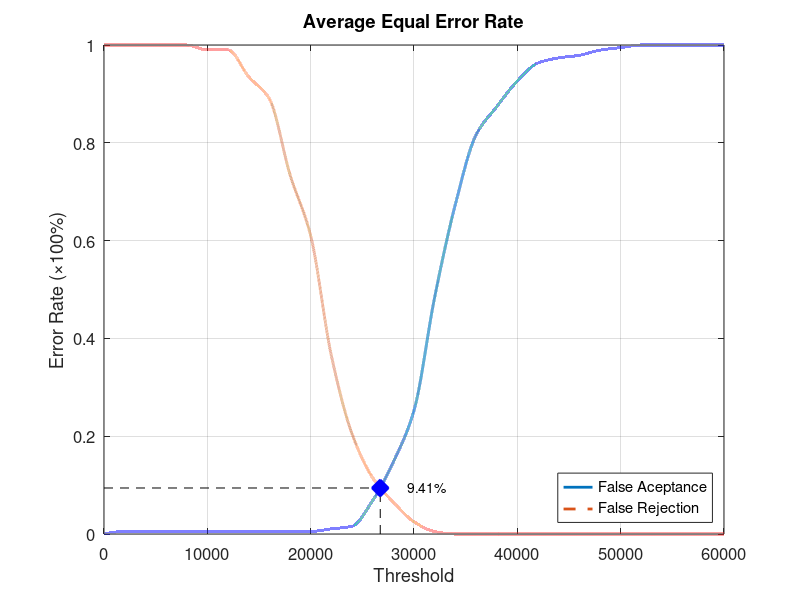
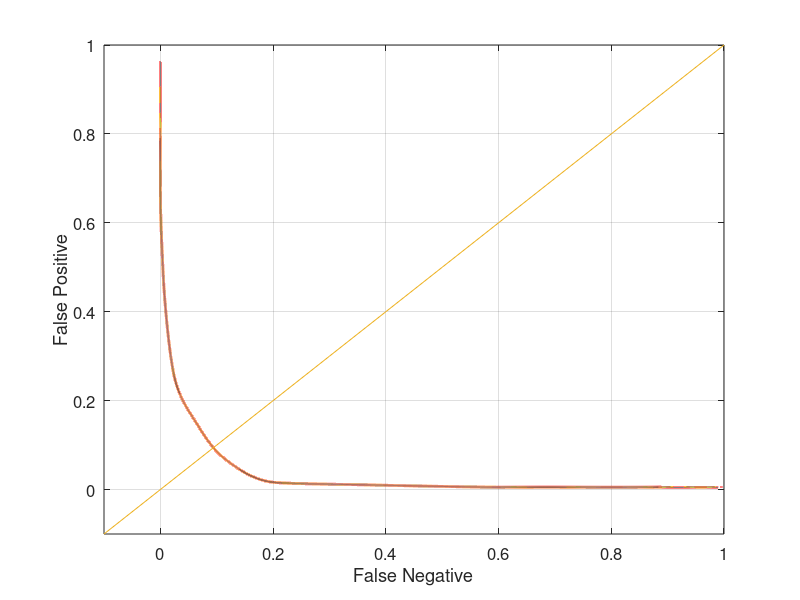

MATLAB code for these plots, in order:
function yEER = Database5_2
close all;
clear;
clc;
x = 0:2000:60000;
xq = 0:0.5:60000;

y0 = [0 0.00526316 0.00526316 0.00526316 0.00526316 0.00526316 0.00526316 0.00526316 0.00526316 0.00526316 0.00526316 0.0105263 0.0157895 0.0684211 0.147368 0.252632 0.484211 0.673684 0.815789 0.873684 0.926316 0.963158 0.973684 0.978947 0.989474 0.994737 1 1 1 1 1];
yy0 = interp1(x, y0, xq, 'pchip');
y1 = [1 1 1 1 1 0.99 0.99 0.935 0.89 0.735 0.61 0.365 0.205 0.115 0.065 0.025 0.005 0 0 0 0 0 0 0 0 0 0 0 0 0 0];
yy1 = interp1(x, y1, xq, 'pchip');

% Calculating EER: 
y2 = abs(y0 - y1);
find(y2 == min(y2))
yy2 = abs(yy0 - yy1);
xEER = find(yy2 == min(yy2));
xEERIndex = xq(xEER) % X-axis EER
yEER = yy0(xEER) % Y-axis EER

main = figure
plot(xq, yy0,'-','LineWidth', 2);	hold on
plot(xq, yy1,'--','LineWidth', 2);	hold on
plot([xEERIndex xEERIndex], [0 yEER], 'k--');	hold on
plot([0 xEERIndex], [yEER yEER], 'k--');	hold on
plot(xEERIndex, yEER, 'bx', 'LineWidth', 10);	hold on
text(xEERIndex + 10 * xEERIndex / 100, yEER, [num2str(round((10000 * yEER)) / 100) '%'])
legend('False Aceptance', 'False Rejection', 'Location', 'SouthEast')
xlabel('Threshold')
ylabel('Error Rate (\times100%)')
title('Average Equal Error Rate')
set(gca, 'FontSize', 12)
axis([0 60000 0 1])
grid on

print(main, 'Database5_2Main', '-dpng');
FNRxFPR = figure('Color', [1 1 1]);
plot(yy1, yy0, '-', yy1, yy0, 'LineWidth', 2);
hold on
y = -0.1:0.1:1
plot(y, y); 
set(gca, 'FontSize', 12)
xlabel('False Negative')
ylabel('False Positive')
axis([-0.1 1 -0.1 1])
set(gca, 'FontSize', 12)
grid on

print(FNRxFPR, 'Database5_2FNRxFPR','-dpng');
end
